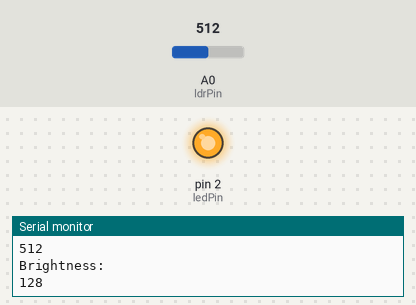
A sketch run on a simulated Arduino Uno, built with avr-gcc and run on an emulated ATmega328P. On the bench: output pins drawn as LEDs (lit = HIGH), the last lines printed to the serial monitor. The inputs (shaded band) are chosen by the test bench; at power-on: A0 (ldrPin) = 512.

Above: at 1.2 s.
1.3 s: A0 (ldrPin) set to 521
At 2.6 s:
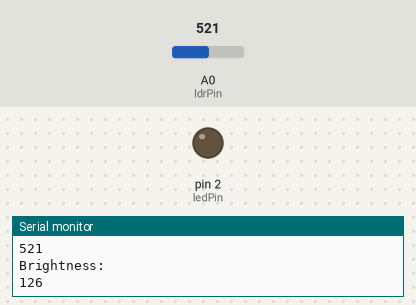
2.9 s: A0 (ldrPin) set to 511
At 4.2 s:
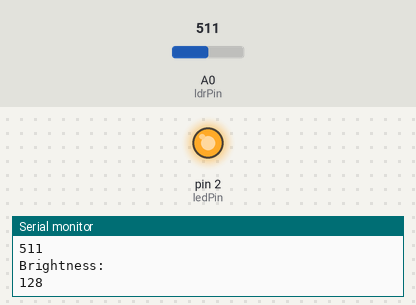
4.5 s: A0 (ldrPin) set to 716
At 5.6 s:
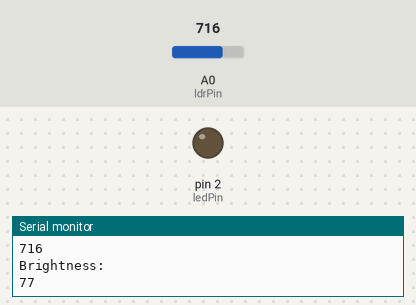
Timing chart, 0 to 7.5 s (numbered marks = the images above; inputs shaded):
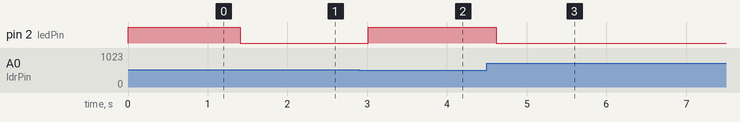

The sketch:

code2.ino
```cpp
int ldrPin = A0;
int ledPin = 2;
void setup() {
pinMode(ledPin, OUTPUT);
Serial.begin(9600);
}
void loop() {
  int ldrValue = analogRead(ldrPin);
  int brightness = map(ldrValue, 0, 1023, 255, 0);
  analogWrite(ledPin, brightness);
  Serial.println("LDR: ");
  Serial.println(ldrValue);
  Serial.println("Brightness: ");
  Serial.println(brightness);
  delay(200);
}
```

Measured:
- the behaviour switches between 513 and 514 on A0 (ldrPin) (found by bisection; images 0 and 1)
- after the input at 1.3 s, pin 2 (ledPin): HIGH → LOW after 0.11 s
- after the input at 2.9 s, pin 2 (ledPin): LOW → HIGH after 0.11 s
- after the input at 4.5 s, pin 2 (ledPin): HIGH → LOW after 0.12 s
